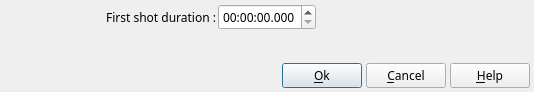
<?xml version="1.0" encoding="UTF-8"?>
<ui version="4.0">
 <class>DlgSlideDuration</class>
 <widget class="QDialog" name="DlgSlideDuration">
  <property name="geometry">
   <rect>
    <x>0</x>
    <y>0</y>
    <width>534</width>
    <height>92</height>
   </rect>
  </property>
  <property name="font">
   <font>
    <family>Sans Serif</family>
    <pointsize>9</pointsize>
   </font>
  </property>
  <property name="windowTitle">
   <string>Set first shot duration for a set of slides</string>
  </property>
  <layout class="QVBoxLayout" name="verticalLayout">
   <property name="spacing">
    <number>2</number>
   </property>
   <property name="leftMargin">
    <number>4</number>
   </property>
   <property name="topMargin">
    <number>4</number>
   </property>
   <property name="rightMargin">
    <number>4</number>
   </property>
   <property name="bottomMargin">
    <number>4</number>
   </property>
   <item>
    <layout class="QHBoxLayout" name="horizontalLayout">
     <property name="topMargin">
      <number>0</number>
     </property>
     <item>
      <widget class="QLabel" name="label_15">
       <property name="sizePolicy">
        <sizepolicy hsizetype="Expanding" vsizetype="Preferred">
         <horstretch>0</horstretch>
         <verstretch>0</verstretch>
        </sizepolicy>
       </property>
       <property name="text">
        <string>First shot duration :</string>
       </property>
       <property name="alignment">
        <set>Qt::AlignRight|Qt::AlignTrailing|Qt::AlignVCenter</set>
       </property>
      </widget>
     </item>
     <item>
      <widget class="QTimeEdit" name="ShotDurationED">
       <property name="font">
        <font>
         <pointsize>9</pointsize>
        </font>
       </property>
       <property name="toolTip">
        <string>Define the duration of the first shot.</string>
       </property>
       <property name="maximumDateTime">
        <datetime>
         <hour>11</hour>
         <minute>59</minute>
         <second>59</second>
         <year>2000</year>
         <month>1</month>
         <day>1</day>
        </datetime>
       </property>
       <property name="maximumTime">
        <time>
         <hour>11</hour>
         <minute>59</minute>
         <second>59</second>
        </time>
       </property>
       <property name="currentSection">
        <enum>QDateTimeEdit::HourSection</enum>
       </property>
       <property name="displayFormat">
        <string>HH:mm:ss.zzz</string>
       </property>
      </widget>
     </item>
     <item>
      <widget class="QLabel" name="MinShotDurationLabel">
       <property name="sizePolicy">
        <sizepolicy hsizetype="Expanding" vsizetype="Preferred">
         <horstretch>0</horstretch>
         <verstretch>0</verstretch>
        </sizepolicy>
       </property>
       <property name="font">
        <font>
         <family>Sans Serif</family>
         <pointsize>9</pointsize>
         <weight>50</weight>
         <italic>true</italic>
         <bold>false</bold>
        </font>
       </property>
       <property name="styleSheet">
        <string notr="true">QLabel {
    color:rgb(255, 0, 0);
	font: italic 9pt &quot;Sans Serif&quot;;
}</string>
       </property>
       <property name="text">
        <string notr="true"/>
       </property>
      </widget>
     </item>
    </layout>
   </item>
   <item>
    <spacer name="verticalSpacer">
     <property name="orientation">
      <enum>Qt::Vertical</enum>
     </property>
     <property name="sizeHint" stdset="0">
      <size>
       <width>526</width>
       <height>13</height>
      </size>
     </property>
    </spacer>
   </item>
   <item>
    <layout class="QHBoxLayout" name="horizontalLayout_2">
     <property name="spacing">
      <number>4</number>
     </property>
     <item>
      <spacer name="horizontalSpacer_2">
       <property name="orientation">
        <enum>Qt::Horizontal</enum>
       </property>
       <property name="sizeHint" stdset="0">
        <size>
         <width>40</width>
         <height>20</height>
        </size>
       </property>
      </spacer>
     </item>
     <item>
      <widget class="QPushButton" name="OKBT">
       <property name="toolTip">
        <string>Accept modification and exit dialog box</string>
       </property>
       <property name="text">
        <string>&amp;Ok</string>
       </property>
       <property name="icon">
        <iconset resource="../RSCffDiaporama.qrc">
         <normaloff>:/img/action_ok.png</normaloff>:/img/action_ok.png</iconset>
       </property>
      </widget>
     </item>
     <item>
      <widget class="QPushButton" name="CancelBt">
       <property name="toolTip">
        <string>Cancel modification and exit dialog box</string>
       </property>
       <property name="text">
        <string>&amp;Cancel</string>
       </property>
       <property name="icon">
        <iconset resource="../RSCffDiaporama.qrc">
         <normaloff>:/img/action_cancel.png</normaloff>:/img/action_cancel.png</iconset>
       </property>
      </widget>
     </item>
     <item>
      <widget class="QPushButton" name="HelpBt">
       <property name="toolTip">
        <string>Show help about this dialogue box</string>
       </property>
       <property name="text">
        <string>&amp;Help</string>
       </property>
       <property name="icon">
        <iconset resource="../RSCffDiaporama.qrc">
         <normaloff>:/img/help.png</normaloff>:/img/help.png</iconset>
       </property>
      </widget>
     </item>
    </layout>
   </item>
  </layout>
 </widget>
 <resources>
  <include location="../RSCffDiaporama.qrc"/>
 </resources>
 <connections/>
</ui>
